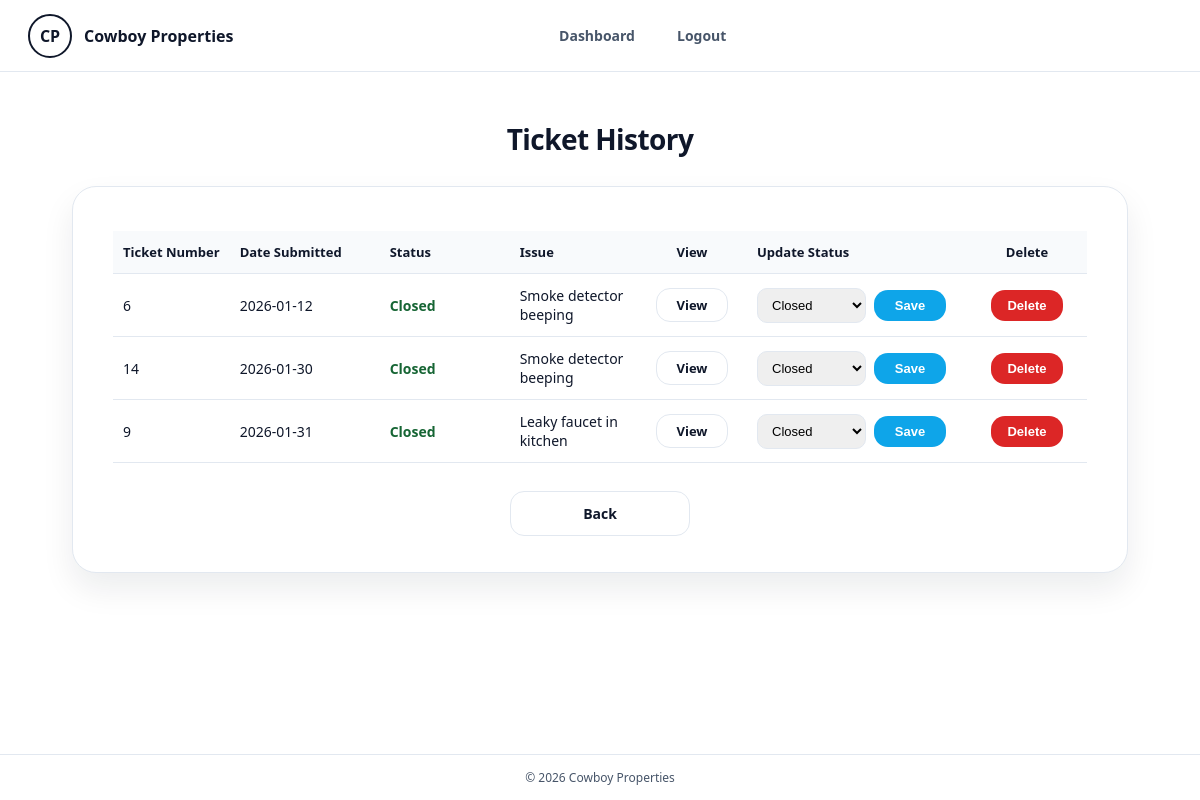
Page /Pages/history.php (signed in) on the committed database.
### tables this page shows
CREATE TABLE IF NOT EXISTS `maintenance` (
  `TicketID` int NOT NULL AUTO_INCREMENT,
  `UnitID` int NOT NULL,
  `RenterID` int NOT NULL,
  `EmpID` int NOT NULL,
  `Date` date NOT NULL,
  `Issue` varchar(255) NOT NULL,
  `Status` char(20) NOT NULL,
  PRIMARY KEY (`TicketID`),
  KEY `fk_maint_unit` (`UnitID`),
  KEY `fk_maint_renter` (`RenterID`),
  KEY `fk_maint_employee` (`EmpID`)
);

### auth_check.php (called while the page is built, shortened)
<?php
function current_user(): array
{
    return [
        'id'       => $_SESSION['user_id']    ?? null,
        'name'     => $_SESSION['user_name']   ?? '',
        'email'    => $_SESSION['user_email']  ?? '',
        'role'     => $_SESSION['role']        ?? '',
        'position' => $_SESSION['position']    ?? '',
    ];
}

### Pages/history.php (the view, shortened to what this page needs)
<?php
require_once __DIR__ . '/../auth_check.php';
$user = current_user();
function pick_col(array $columns, array $candidates): ?string
{
    $lookup = [];
    foreach ($columns as $col) {
        $lookup[strtolower((string)$col)] = (string)$col;
    }
    foreach ($candidates as $name) {
        $key = strtolower((string)$name);
        if (isset($lookup[$key])) {
            return $lookup[$key];
        }
    }
    return null;
}
function qid(string $identifier): string
{
    return '`' . str_replace('`', '``', $identifier) . '`';
}
$tickets = [];
try {
    $pdo = get_db();
    $schema = $pdo->query('SHOW COLUMNS FROM maintenance')->fetchAll(PDO::FETCH_ASSOC);
    $columns = array_map(static fn($row) => (string)$row['Field'], $schema);
    $idCol = pick_col($columns, ['MaintenanceID', 'maintenance_id', 'TicketID', 'ticket_id', 'ticket_number', 'TicketNumber', 'id']);
    $statusCol = pick_col($columns, ['Status', 'status', 'ticket_status', 'TicketStatus']);
    $createdCol = pick_col($columns, ['created_at', 'date_submitted', 'submitted_at', 'CreatedAt', 'DateSubmitted', 'Date']);
    $updatedCol = pick_col($columns, ['updated_at', 'last_updated', 'UpdatedAt', 'LastUpdated']);
    $issueCol = pick_col($columns, ['Issue', 'issue', 'description', 'Description']);
    $select = [];
    $select[] = qid($idCol) . ' AS ticket_id';
    $select[] = $statusCol ? qid($statusCol) . ' AS status' : 'NULL AS status';
    $select[] = $createdCol ? qid($createdCol) . ' AS submitted_at' : 'NULL AS submitted_at';
    $select[] = $updatedCol ? qid($updatedCol) . ' AS updated_at' : 'NULL AS updated_at';
    $select[] = $issueCol ? qid($issueCol) . ' AS issue_text' : 'NULL AS issue_text';
    $sql = 'SELECT ' . implode(', ', $select) . ' FROM maintenance';
    if ($statusCol) {
        $sql .= ' WHERE LOWER(' . qid($statusCol) . ') IN (?, ?, ?)';
    }
    if ($createdCol) {
        $sql .= ' ORDER BY ' . qid($createdCol) . ' ASC';
    } else {
        $sql .= ' ORDER BY ' . qid($idCol) . ' ASC';
    }
    $stmt = $pdo->prepare($sql);
    $stmt->execute(['closed', 'completed', 'resolved']);
    $tickets = $stmt->fetchAll(PDO::FETCH_ASSOC);
} catch (Throwable $e) {
    $error = 'Could not load ticket history: ' . $e->getMessage();
}
require_once __DIR__ . '/partials/app-header.php';
?>
<h1 class="page-title">Ticket History</h1>
<div class="panel history-panel">
    <div class="table-wrap">
        <table class="history-table">
            <tr>
                <th>Ticket Number</th>
                <th>Date Submitted</th>
                <th>Status</th>
                <th>Issue</th>
                <th>View</th>
                <?php if ($user['role'] === 'employee'): ?>
                    <th>Update Status</th>
                    <th>Delete</th>
                <?php endif; ?>
            </tr>
            <?php if (!$tickets): ?>
                <tr>
                    <td colspan="<?php echo $user['role'] === 'employee' ? '7' : '5'; ?>" class="empty-state">
                        No closed tickets found.
                    </td>
                </tr>
            <?php else: ?>
                <?php foreach ($tickets as $ticket): ?>
                    <?php
                    $status = (string)($ticket['status'] ?? '-');
                    $statusClass = 'status-closed';
                    ?>
                    <tr>
                        <td><?php echo htmlspecialchars((string)($ticket['ticket_id'] ?? '-')); ?></td>
                        <td><?php echo htmlspecialchars((string)($ticket['submitted_at'] ?? '-')); ?></td>
                        <td>
                            <span class="<?php echo htmlspecialchars($statusClass); ?>">
                                <?php echo htmlspecialchars($status); ?>
                            </span>
                        </td>
                        <td><?php echo htmlspecialchars((string)($ticket['issue_text'] ?? '-')); ?></td>
                        <td>
                            <a class="btn btn-secondary mini-btn" href="ticket-view.php?id=<?php echo urlencode((string)($ticket['ticket_id'] ?? '')); ?>">
                                View
                            </a>
                        </td>
                        <?php if ($user['role'] === 'employee'): ?>
                            <td>
                                <form method="post" class="mini-form">
                                    <select name="status">
                                        <option value="Closed" <?php if ($status === 'Closed') echo 'selected'; ?>>Closed</option>
                                    </select>
                                    <button class="btn mini-btn" type="submit">Save</button>
                                </form>
                            </td>
                            <td>
                                <form method="post" onsubmit="return confirm('Delete this ticket?');">
                                    <button class="btn btn-danger mini-btn" type="submit">Delete</button>
                                </form>
                            </td>
                        <?php endif; ?>
                    </tr>
                <?php endforeach; ?>
            <?php endif; ?>
        </table>
    </div>
    <div class="btn-row" style="margin-top: 28px;">
        <a class="btn btn-secondary" href="maintenance.php">Back</a>
    </div>
</div>
<?php require_once __DIR__ . '/partials/app-footer.php'; ?>

### Pages/assets/app.css (style rules this page uses)
:root { --bg: #ffffff; --text: #0f172a; --muted: #475569; --border: #e2e8f0; --soft: #f8fafc; --brand: #0ea5e9; --brand-dark: #0284c7; --success-bg: #dcfce7; --success-text: #166534; --error-bg: #fee2e2; --error-text: #b91c1c; --warning-bg: #fef3c7; --warning-text: #92400e; --shadow: 0 16px 32px rgba(15, 23, 42, 0.08); --radius-lg: 24px; --radius-md: 14px; }
* { box-sizing: border-box; }
html, body { margin: 0; padding: 0; min-height: 100%; font-family: system-ui, -apple-system, Segoe UI, Roboto, Helvetica, Arial, sans-serif; background: var(--bg); color: var(--text); }
body { min-height: 100vh; }
.page-title { margin: 0 0 28px; font-size: 28px; letter-spacing: -0.02em; text-align: center; }
.panel { border: 1px solid var(--border); border-radius: var(--radius-lg); background: #fff; padding: 36px 40px; box-shadow: var(--shadow); max-width: 950px; margin: 0 auto; }
.btn { display: inline-flex; align-items: center; justify-content: center; padding: 12px 20px; border-radius: var(--radius-md); border: 1px solid transparent; background: var(--brand); color: #fff; font-weight: 700; text-decoration: none; cursor: pointer; transition: all .15s ease; min-width: 180px; font-size: 14px; }
.btn-secondary { background: #fff; color: var(--text); border: 1px solid var(--border); }
.btn-danger { background: #dc2626; }
.btn-row { display: flex; justify-content: center; gap: 12px; flex-wrap: wrap; }
.table-wrap { overflow-x: auto; }
table { width: 100%; border-collapse: collapse; margin-top: 8px; background: #fff; }
th, td { border-bottom: 1px solid var(--border); padding: 16px 14px; text-align: left; font-size: 14px; vertical-align: top; }
th { background: var(--soft); color: var(--text); }
.status-closed { color: #166534; font-weight: 700; }

### Pages/history.php (style rules this page uses)
.history-panel { max-width: 1500px; width: 96%; margin: 0 auto; }
.history-table { width: 100%; border-collapse: collapse; table-layout: auto; }
.history-table th, .history-table td { padding: 12px 10px; border-bottom: 1px solid var(--border); text-align: left; vertical-align: middle; }
.history-table th { background: var(--soft); font-weight: 700; font-size: 13px; white-space: nowrap; }
.history-table td { font-size: 14px; }
.history-table th:nth-child(1), .history-table td:nth-child(1) { width: 110px; white-space: nowrap; }
.history-table th:nth-child(2), .history-table td:nth-child(2) { width: 150px; white-space: nowrap; }
.history-table th:nth-child(3), .history-table td:nth-child(3) { width: 130px; white-space: nowrap; }
.history-table th:nth-child(4), .history-table td:nth-child(4) { width: auto; }
.history-table th:nth-child(5), .history-table td:nth-child(5) { width: 110px; text-align: center; }
.history-table th:nth-child(6), .history-table td:nth-child(6) { width: 220px; }
.history-table th:nth-child(7), .history-table td:nth-child(7) { width: 120px; text-align: center; }
.mini-form { display: flex; gap: 8px; align-items: center; flex-wrap: wrap; }
.mini-form select { padding: 8px 10px; border: 1px solid var(--border); border-radius: 10px; font-size: 13px; }
.mini-btn { padding: 7px 12px; font-size: 13px; min-width: 72px; white-space: nowrap; }

### rows in the picture
maintenance: TicketID "6", Date "2026-01-12", Status "Closed", Issue "Smoke detector beeping", status "Closed"
maintenance: TicketID "14", Date "2026-01-30", Status "Closed", Issue "Smoke detector beeping", status "Closed"
maintenance: TicketID "9", Date "2026-01-31", Status "Closed", Issue "Leaky faucet in kitchen", status "Closed"

### other values in the picture
$link['label'] "Dashboard"
$link['label'] "Logout"
